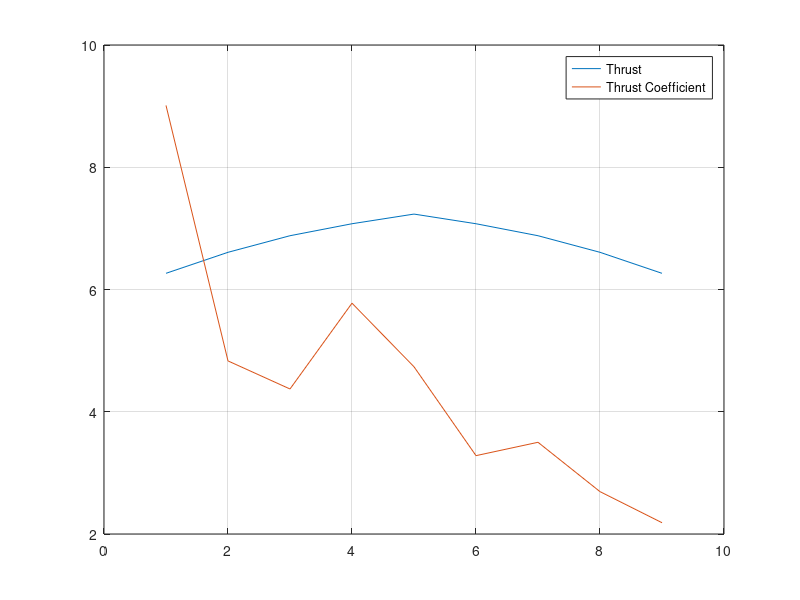

Recreate this plot in MATLAB.
clc
m = 1.83; % mass
g = 9.807; % gravity
p = 1.225; % air density
d = 0.2; % diameter of the propeller
l1 = 0.262; % length of the beam from mass
l2 = 0.65; % length of the beam from propeller
q = [-30 -24 -18 -12 0 12 18 24 30]; % angle of seesaw
n = [1130 1585 1700 1500 1675 1990 1900 2123 2295]; 
n = n / 60;
[r,w] = size(n);
f = m * g * cosd(q) * (l1/l2); % force from moment
for i=1:w
 ct(i) = f(i) / (p * (d ^ 4) * (n(i) ^ 2));
end
x = 1:w;
plot(x,f,x,ct);
grid on;
legend('Thrust','Thrust Coefficient');
fprintf('Thrust Forces');
f
fprintf('Thrust Coefficients');
ct
p * (d ^ 4)